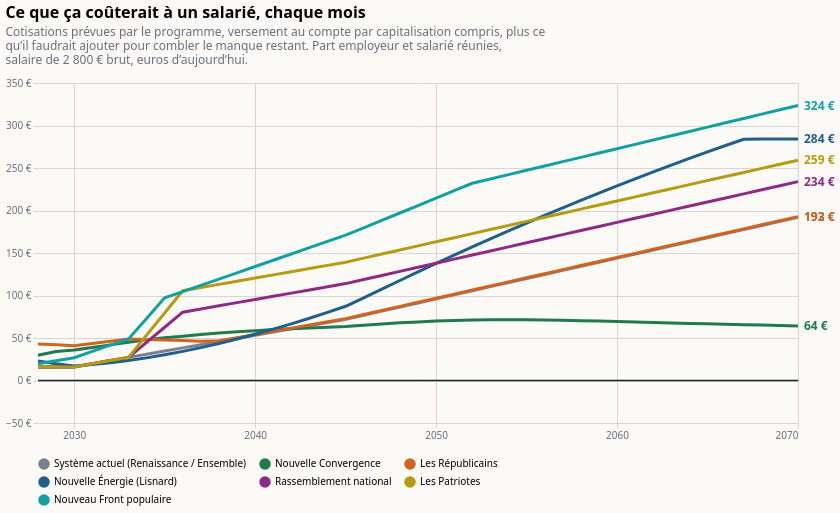

Here is the Vega-Lite specification saved for this chart:
### Vega-Lite specification from a JSON file in a GitHub repository (floating-point values rounded to 4 significant figures; data arrays with more than 128 entries replaced by an {"elided": "..."} marker saying what was removed)
{"$schema": "https://vega.github.io/schema/vega-lite/v6.json", "title": {"text": "Ce que ça coûterait à un salarié, chaque mois", "subtitle": ["Cotisations prévues par le programme, versement au compte par capitalisation compris, plus ce", "qu’il faudrait ajouter pour combler le manque restant. Part employeur et salarié réunies,", "salaire de 2 800 € brut, euros d’aujourd’hui."], "anchor": "start", "fontSize": 16, "subtitleColor": "#6b6f7b", "subtitlePadding": 6, "offset": 12}, "background": "#fbfaf7", "config": {"font": "system-ui, sans-serif", "axis": {"gridColor": "#d9d6cf", "labelColor": "#6b6f7b", "domain": false, "tickColor": "#d9d6cf"}, "legend": {"orient": "bottom", "columns": 3, "labelLimit": 2000, "symbolOpacity": 1}, "view": {"stroke": null}}, "width": 760, "height": 340, "data": {"values": {"elided": "301 records"}}, "encoding": {"x": {"field": "annee", "type": "quantitative", "scale": {"domain": [2028, 2070]}, "axis": {"format": "d", "title": null, "values": [2030, 2040, 2050, 2060, 2070]}}, "y": {"field": "valeur", "type": "quantitative", "scale": {"zero": true, "padding": 12}, "axis": {"title": null, "labelExpr": "replace(format(datum.value, ',.0f'), ',', ' ') + ' €'", "tickCount": 7}}, "color": {"field": "programme", "type": "nominal", "title": null, "sort": ["Système actuel (Renaissance / Ensemble)", "Nouvelle Convergence", "Les Républicains", "Nouvelle Énergie (Lisnard)", "Rassemblement national", "Les Patriotes", "Nouveau Front populaire"], "scale": {"domain": ["Système actuel (Renaissance / Ensemble)", "Nouvelle Convergence", "Les Républicains", "Nouvelle Énergie (Lisnard)", "Rassemblement national", "Les Patriotes", "Nouveau Front populaire"], "range": ["#7a7f8c", "#1f7a4d", "#d1641f", "#1f5f8b", "#8e2a84", "#b59a12", "#12a0a0"]}, "legend": {"orient": "bottom", "columns": 3, "labelLimit": 2000}}}, "layer": [{"mark": {"type": "line", "strokeWidth": 3}}, {"data": {"values": [{"y": 0}]}, "mark": {"type": "rule", "strokeWidth": 1.5}, "encoding": {"x": {"value": 0}, "x2": {"value": 760}, "y": {"field": "y", "type": "quantitative"}, "color": {"value": "#1b1f2a"}}}, {"data": {"values": [{"annee": 2070, "programme": "Système actuel (Renaissance / Ensemble)", "valeur": 192.0, "etiquette": "192 €"}, {"annee": 2070, "programme": "Nouvelle Convergence", "valeur": 64.26, "etiquette": "64 €"}, {"annee": 2070, "programme": "Les Républicains", "valeur": 192.8, "etiquette": "193 €"}, {"annee": 2070, "programme": "Nouvelle Énergie (Lisnard)", "valeur": 284.2, "etiquette": "284 €"}, {"annee": 2070, "programme": "Rassemblement national", "valeur": 234, "etiquette": "234 €"}, {"annee": 2070, "programme": "Les Patriotes", "valeur": 259.2, "etiquette": "259 €"}, {"annee": 2070, "programme": "Nouveau Front populaire", "valeur": 323.5, "etiquette": "324 €"}]}, "mark": {"type": "text", "align": "left", "dx": 6, "fontSize": 12, "fontWeight": "bold"}, "encoding": {"text": {"field": "etiquette"}}}]}
